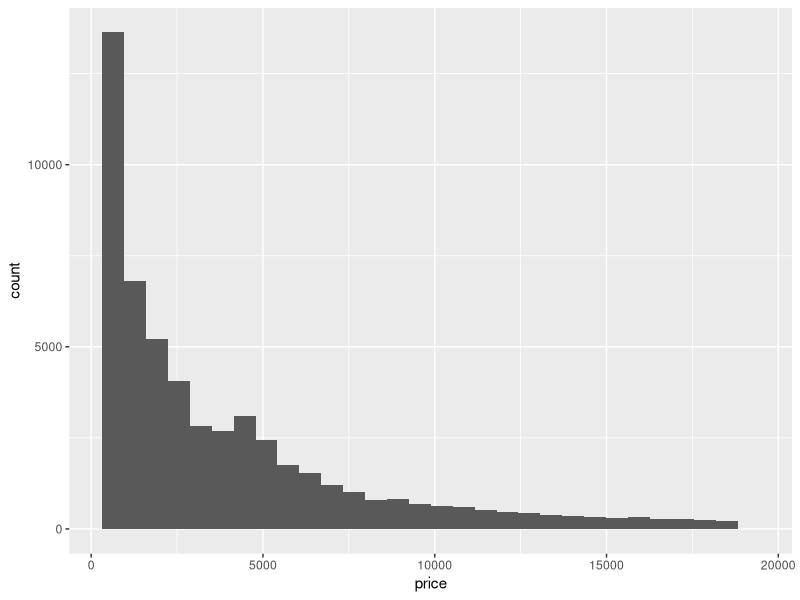
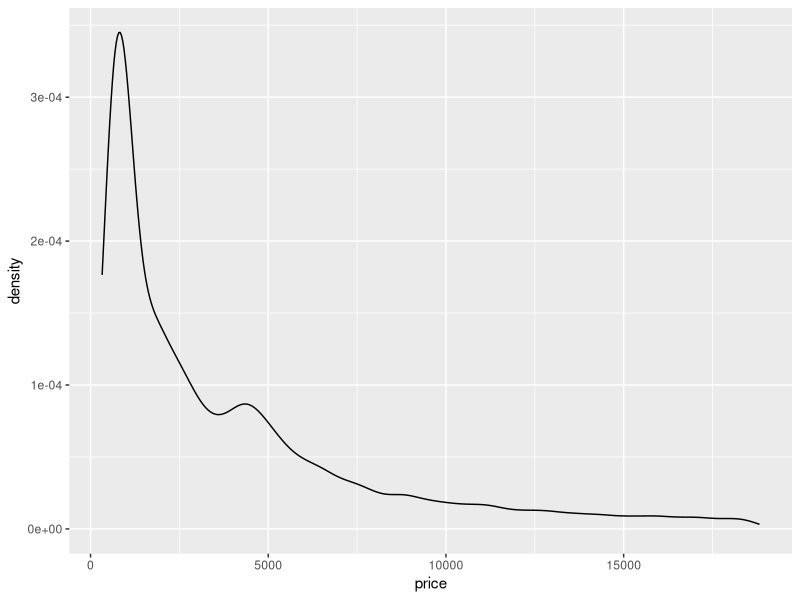
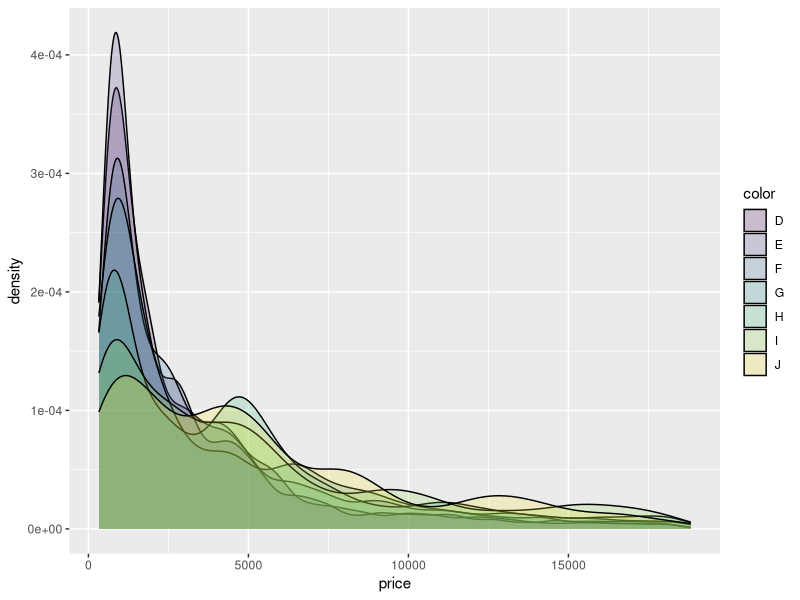
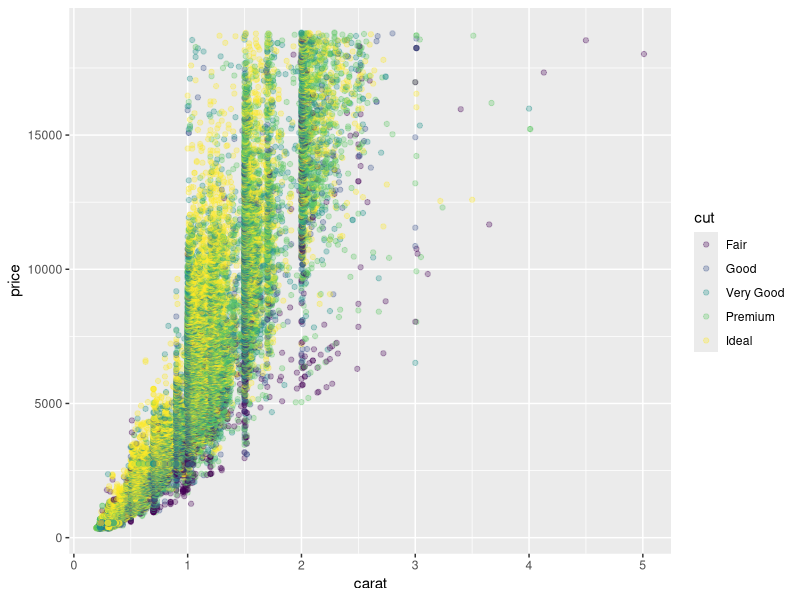

Write the R code that produced these figures, in order.
## ---- chunk 1
a <- c(1, 2, 3)
b <- c(4, 5, 6)
## ---- chunk 2
a + b
a - b
a * b
a / b
a ^ b
## ---- chunk 3
welcome <- c("Hello", "world")
welcome
## ---- chunk 4
length(welcome)
## ---- chunk 5
c <- 1:42
## ---- chunk 6
c[c(10, 20)]
## ---- chunk 7
c[10:20]
## ---- chunk 8
c %% 2
## ---- chunk 9
c %% 2 == 0
## ---- chunk 10
c[c %% 2 == 0]
## ---- chunk 11
c[c %% 2 == 1] <- NA
c
## ---- chunk 12
library(ggplot2)
## ---- chunk 13
diamonds
## ---- chunk 14
ggplot(diamonds, aes(price)) + geom_histogram()
## ---- chunk 15
ggplot(diamonds, aes(price)) + geom_density()
## ---- chunk 16
ggplot(diamonds, aes(price, fill = color)) + geom_density(alpha = 0.2)
## ---- chunk 17
ggplot(diamonds, aes(carat, price, color = cut)) + geom_point(alpha = 0.3)
